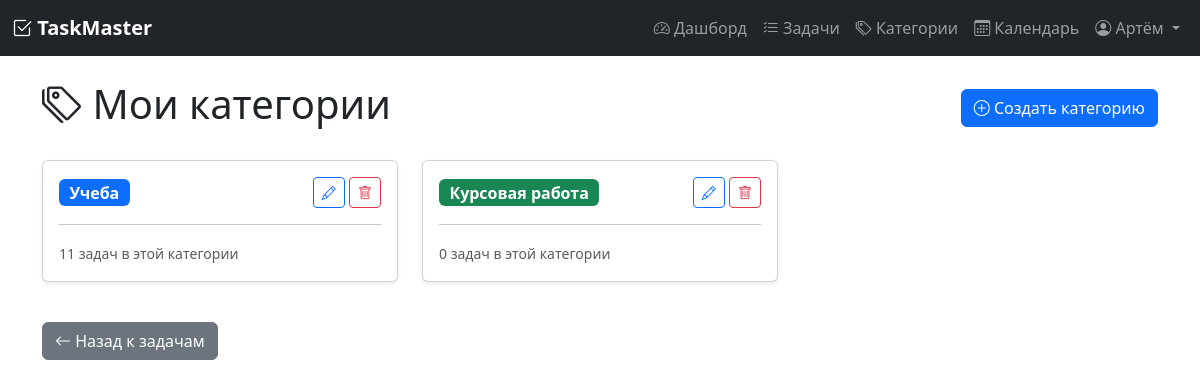
/categories (signed in), run on the app's committed database.
### models.py (models this page shows, shortened)
class User(UserMixin, db.Model):
    __tablename__ = 'user'
    id = db.Column(db.Integer, primary_key=True)
    username = db.Column(db.String(80), unique=True, nullable=False)
    email = db.Column(db.String(120), unique=True, nullable=False)
    password_hash = db.Column(db.String(200), nullable=False)
    registered_at = db.Column(db.DateTime, default=datetime.utcnow)
    timezone = db.Column(db.String(50), default='Europe/Moscow')
    role = db.Column(db.String(20), default='user')  # 'user' или 'admin'
    tasks = db.relationship('Task', backref='author', lazy=True, cascade='all, delete-orphan')
    categories = db.relationship('Category', backref='user', lazy=True, cascade='all, delete-orphan')
    tags = db.relationship('Tag', backref='user', lazy=True, cascade='all, delete-orphan')

class Category(db.Model):
    __tablename__ = 'category'
    id = db.Column(db.Integer, primary_key=True)
    name = db.Column(db.String(50), nullable=False)
    color = db.Column(db.String(7), default='#6c757d')  # HEX цвет
    user_id = db.Column(db.Integer, db.ForeignKey('user.id'), nullable=False)
    tasks = db.relationship('Task', backref='category', lazy=True)

### app.py (the view)
@app.route('/categories')
@login_required
def categories():
    user_categories = Category.query.filter_by(user_id=current_user.id).all()
    return render_template('categories.html', categories=user_categories)

### app.py (called while the page is built)
@login_manager.user_loader
def load_user(user_id):
    return User.query.get(int(user_id))

### templates/categories.html (shortened to what this page needs)
{% extends "base.html" %}
{% block content %}
<div class="d-flex justify-content-between align-items-center mb-4">
    <h1><i class="bi bi-tags"></i> Мои категории</h1>
    <a href="{{ url_for('category_create') }}" class="btn btn-primary">
        <i class="bi bi-plus-circle"></i> Создать категорию
    </a>
</div>
{% if categories %}
    <div class="row">
        {% for category in categories %}
            <div class="col-md-4 mb-3">
                <div class="card shadow-sm">
                    <div class="card-body">
                        <div class="d-flex justify-content-between align-items-center">
                            <div>
                                <span class="badge" style="background-color: {{ category.color }}; font-size: 1rem;">
                                    {{ category.name }}
                                </span>
                            </div>
                            <div>
                                <a href="{{ url_for('category_edit', category_id=category.id) }}"
                                   class="btn btn-sm btn-outline-primary">
                                    <i class="bi bi-pencil"></i>
                                </a>
                                <form action="{{ url_for('category_delete', category_id=category.id) }}"
                                      method="POST" class="d-inline"
                                      onsubmit="return confirm('Удалить категорию? Задачи без категории останутся')">
                                    <button type="submit" class="btn btn-sm btn-outline-danger">
                                        <i class="bi bi-trash"></i>
                                    </button>
                                </form>
                            </div>
                        </div>
                        <hr>
                        <small class="text-muted">
                            {% set task_count = namespace(count=0) %}
                            {% for task in current_user.tasks %}
                                {% if task.category_id == category.id %}
                                    {% set task_count.count = task_count.count + 1 %}
                                {% endif %}
                            {% endfor %}
                            {{ task_count.count }} задач в этой категории
                        </small>
                    </div>
                </div>
            </div>
        {% endfor %}
    </div>
{% else %}
    <div class="alert alert-info">
        <i class="bi bi-info-circle"></i> У вас пока нет категорий.
        <a href="{{ url_for('category_create') }}">Создайте первую категорию</a>
    </div>
{% endif %}
<div class="mt-4">
    <a href="{{ url_for('tasks') }}" class="btn btn-secondary">
        <i class="bi bi-arrow-left"></i> Назад к задачам
    </a>
</div>
{% endblock %}

### templates/base.html (shortened to what this page needs)
<!DOCTYPE html>
<html lang="ru">
<head>
    <link href="https://cdn.jsdelivr.net/npm/bootstrap@5.3.0/dist/css/bootstrap.min.css" rel="stylesheet">
    <link rel="stylesheet" href="https://cdn.jsdelivr.net/npm/bootstrap-icons@1.11.0/font/bootstrap-icons.css">
</head>
<body>
    {% if current_user.is_authenticated %}
    <nav class="navbar navbar-expand-lg navbar-dark bg-dark">
        <div class="container-fluid">
            <a class="navbar-brand" href="{{ url_for('dashboard') }}">
                <i class="bi bi-check2-square"></i> TaskMaster
            </a>
            <div class="collapse navbar-collapse" id="navbarNav">
                <ul class="navbar-nav ms-auto">
    <li class="nav-item">
        <a class="nav-link" href="{{ url_for('dashboard') }}">
            <i class="bi bi-speedometer2"></i> Дашборд
        </a>
    </li>
    <li class="nav-item">
        <a class="nav-link" href="{{ url_for('tasks') }}">
            <i class="bi bi-list-check"></i> Задачи
        </a>
    </li>
    <li class="nav-item">
        <a class="nav-link" href="{{ url_for('categories') }}">
            <i class="bi bi-tags"></i> Категории
        </a>
    </li>
    <li class="nav-item">
        <a class="nav-link" href="{{ url_for('calendar_view') }}">
            <i class="bi bi-calendar3"></i> Календарь
        </a>
    </li>
    <li class="nav-item dropdown">
        <a class="nav-link dropdown-toggle" href="#" id="userDropdown" role="button" data-bs-toggle="dropdown">
            <i class="bi bi-person-circle"></i> {{ current_user.username }}
        </a>
    </li>
</ul>
            </div>
        </div>
    </nav>
    {% endif %}
    <div class="container mt-4">
        {% block content %}{% endblock %}
    </div>
</body>
</html>

### templates/base.html (style rules this page uses)
.navbar-brand { font-weight: bold; }

### data on the page
User: username "Артём"
Category: name "Учеба", count "11"
Category: name "Курсовая работа", count "0"
